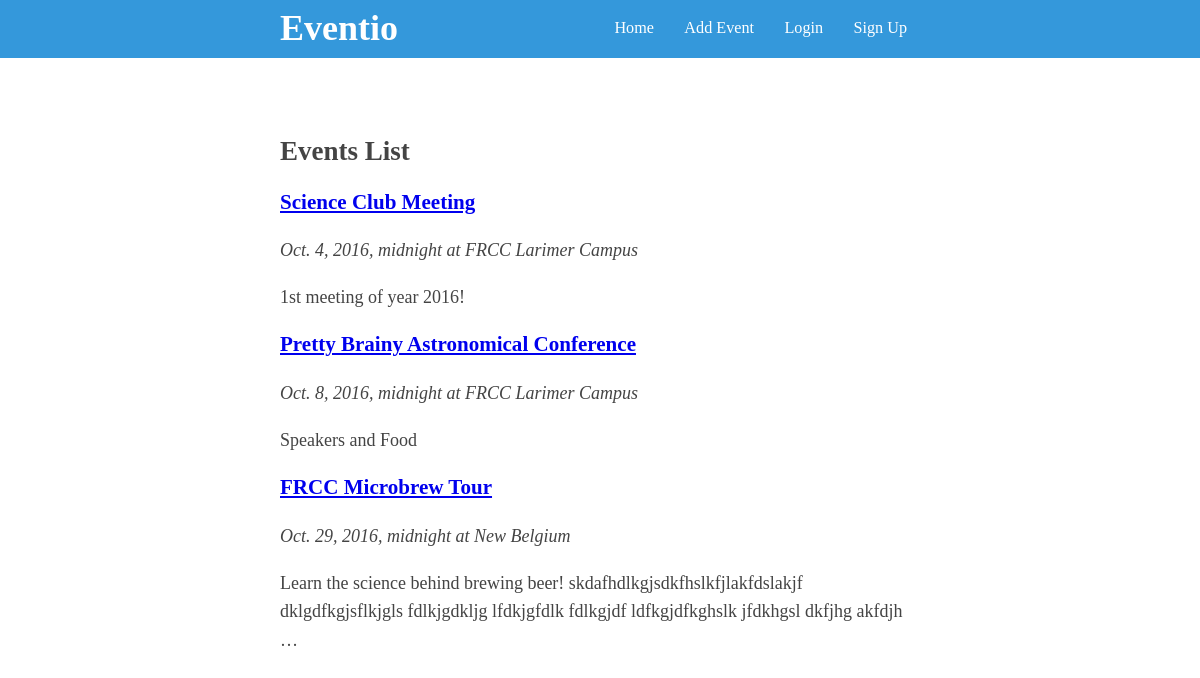
Before: / with the older database file.
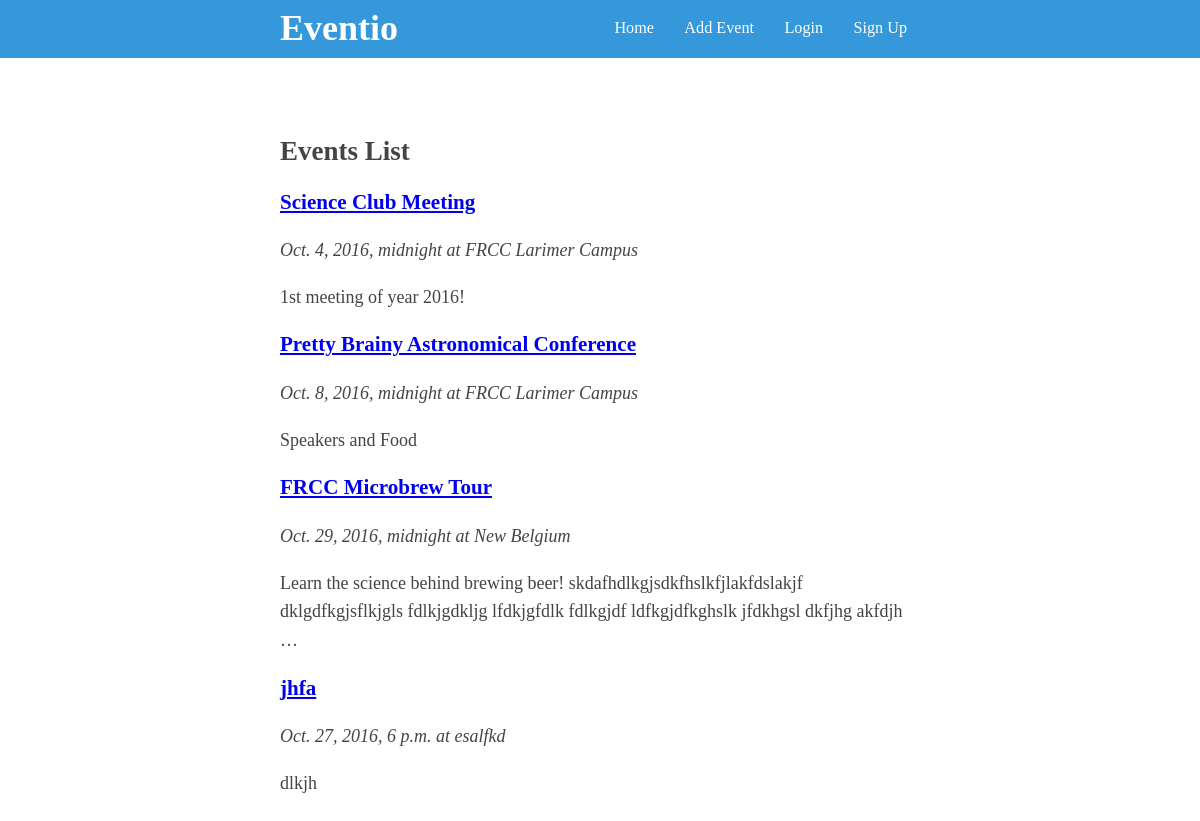
After: the same page with the newer database file.
### events/models.py (models this page shows, shortened)
class Event(models.Model):
    name = models.CharField(max_length=255)
    description = models.TextField()
    start_time = models.DateTimeField()
    location = models.CharField(max_length=255)
    price = models.DecimalField(blank=True, null=True, decimal_places=2, max_digits=6)
    capacity = models.PositiveSmallIntegerField(blank=True, null=True)

### events/views.py (the view)
# urls.py: url(r'^$', index, name='home'),
def index(request):
    events = Event.objects.all()
    return render(request, 'index.html', {'events': events})

### templates/index.html
{% extends '_partials/base.html' %}
{% block content %}
    <h2>Events List</h2>
    {% for event in events %}
  <div class= "event">
  <h3><a href="{% url 'event' pk=event.pk %}">{{ event.name }}</a></h3>
  <p><em>{{ event.start_time }} at {{ event.location }}</em></p>
    <p>{{ event.description|truncatewords:15 }}</p>
    </div>
{% endfor %}
{% endblock content %}

Changed rows visible on the page:
added Event: name "jhfa", start_time "Oct. 27, 2016, 6 p.m.", location "esalfkd", description "dlkjh"
